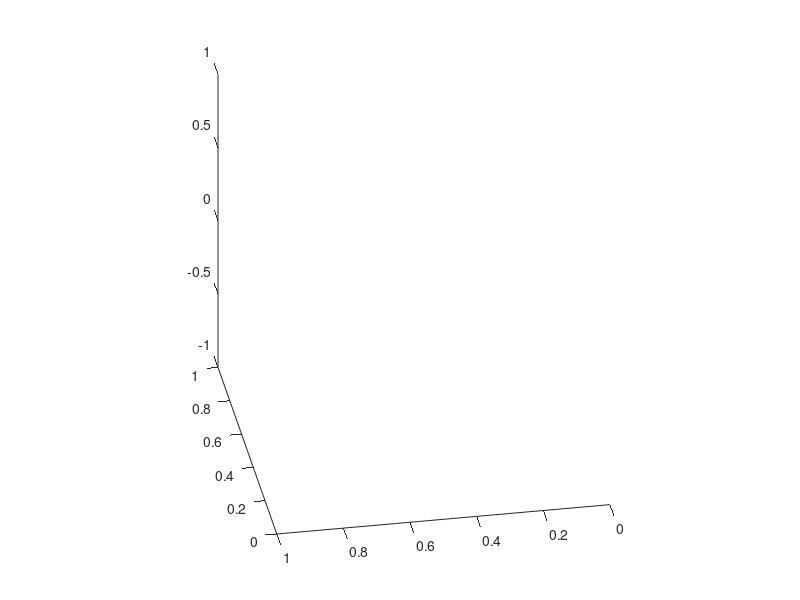

This chart was generated by the following MATLAB code: (Note: this script raises an error after producing the figure.)
AZ = -100;%-100
EL = 30;

view([AZ, EL])
%axis([-4 4 -4 4 -4 4]);
axis vis3d
degStep = 5;
detlaT = 0.3;
fCount = 71;
f = getframe(gcf);
[im,map] = rgb2ind(f.cdata,256,'nodither');
im(1,1,1,fCount) = 0;
k = 1;

daObj=VideoWriter('Scatter_plot_video_2','MPEG-4'); %my preferred format
daObj.FrameRate=3;
% open object, preparatory to making the video
open(daObj);

% spin left
for i = AZ:-degStep:AZ-360
  AZ = i;
  view([AZ,EL])
  f = getframe(gcf);
  im(:,:,1,k) = rgb2ind(f.cdata,map,'nodither');
  k = k + 1;
  
 writeVideo(daObj,getframe(gcf)); %use figure, since axis changes size based on view
end

%% clean up
close(daObj);
imwrite(im,map,'Animation_2.gif','DelayTime',detlaT,'LoopCount',inf)

